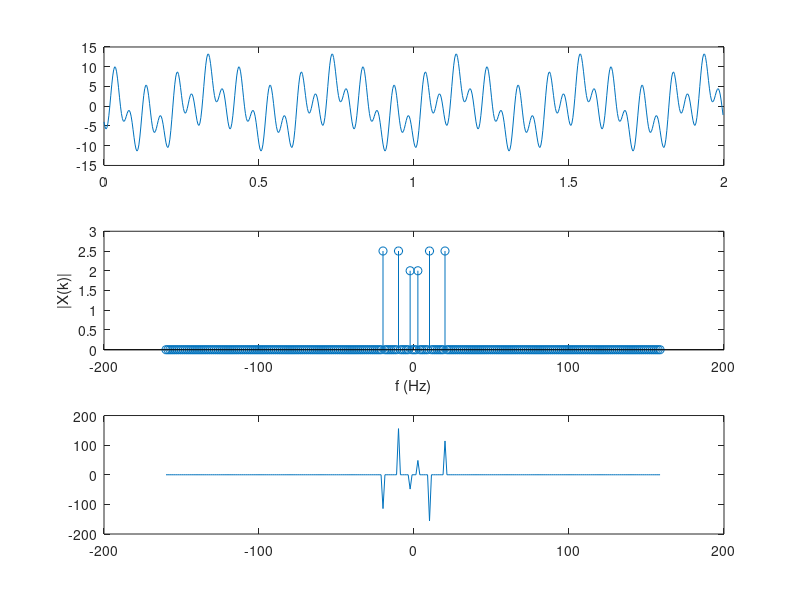

Write the MATLAB code that produced this figure.
%{

https://www.gaussianwaves.com/2015/11/interpreting-fft-results-obtaining-magnitude-and-phase-information/

%}

A = 5;
fc = 10;
phase = 30;
fs = 32 * fc;
t = 0: 1/fs : 2-1/fs;
phi = rad2deg(phase);
x = A*cos(2*pi*fc*t + phi) + A*sin(2*pi*2*fc*t + phi) + A*0.8*cos(2*pi*fc/4*t + 2*phi);
figure;
subplot(3, 1, 1);
plot(t, x);

N = 256;
X = 1/N * fftshift(fft(x, N));
df = fs/N;
si = -N/2 : N/2-1;
f = si * df;
subplot(3, 1, 2);
stem(f, abs(X));
xlabel('f (Hz)');
ylabel('|X(k)|');

X2 = X;
threshold = max(abs(X))/10000;
X2(abs(X) < threshold) = 0;
phase = rad2deg(atan2(imag(X2), real(X2)));
subplot(3, 1, 3);
plot(f, phase);

pause
